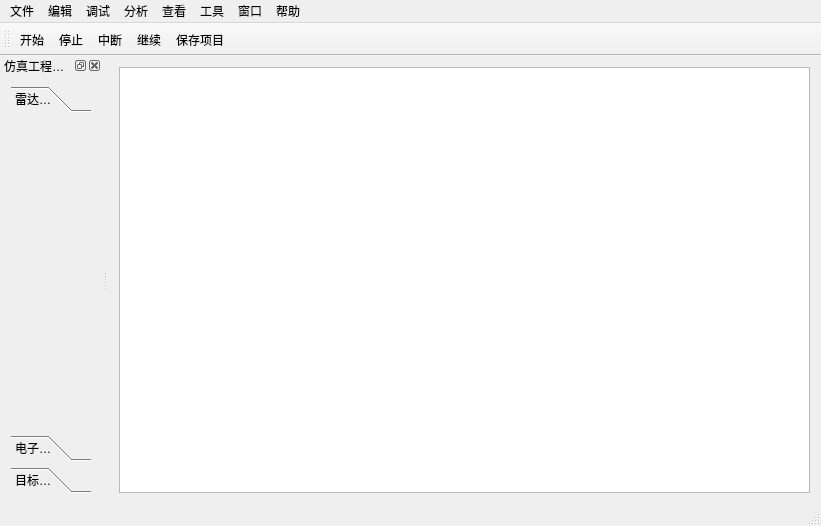
<?xml version="1.0" encoding="UTF-8"?>
<ui version="4.0">
 <class>MainWindow</class>
 <widget class="QMainWindow" name="MainWindow">
  <property name="geometry">
   <rect>
    <x>0</x>
    <y>0</y>
    <width>821</width>
    <height>526</height>
   </rect>
  </property>
  <property name="windowTitle">
   <string>MainWindow</string>
  </property>
  <property name="whatsThis">
   <string>&lt;html&gt;&lt;head/&gt;&lt;body&gt;&lt;p&gt;&lt;span style=&quot; color:#cc0000;&quot;&gt;main board&lt;/span&gt;&lt;/p&gt;&lt;/body&gt;&lt;/html&gt;</string>
  </property>
  <widget class="QWidget" name="centralWidget">
   <layout class="QGridLayout" name="gridLayout_2">
    <item row="0" column="0">
     <widget class="QGraphicsView" name="graphicsView"/>
    </item>
   </layout>
  </widget>
  <widget class="QMenuBar" name="menuBar">
   <property name="geometry">
    <rect>
     <x>0</x>
     <y>0</y>
     <width>821</width>
     <height>21</height>
    </rect>
   </property>
   <widget class="QMenu" name="menu">
    <property name="title">
     <string>查看</string>
    </property>
    <addaction name="actionOpenGL"/>
    <addaction name="actionCurve"/>
    <addaction name="actionEquip"/>
    <addaction name="actionToolsBar"/>
   </widget>
   <widget class="QMenu" name="menu_2">
    <property name="title">
     <string>文件</string>
    </property>
    <addaction name="actionopenproject"/>
    <addaction name="actionopenfile"/>
    <addaction name="actionrecentproject"/>
    <addaction name="separator"/>
    <addaction name="actionsaveproject"/>
    <addaction name="actionsaveallproject"/>
    <addaction name="separator"/>
    <addaction name="actioncloseproject"/>
    <addaction name="actioncloseallproject"/>
    <addaction name="actionexit"/>
   </widget>
   <widget class="QMenu" name="menu_3">
    <property name="title">
     <string>编辑</string>
    </property>
    <addaction name="actionredo"/>
    <addaction name="actionundo"/>
    <addaction name="actiondelete"/>
    <addaction name="actionedit"/>
   </widget>
   <widget class="QMenu" name="menu_4">
    <property name="title">
     <string>调试</string>
    </property>
    <addaction name="actionstart"/>
    <addaction name="actionstop"/>
    <addaction name="actioninterrupt"/>
    <addaction name="actioncontinue"/>
   </widget>
   <widget class="QMenu" name="menu_5">
    <property name="title">
     <string>分析</string>
    </property>
   </widget>
   <widget class="QMenu" name="menu_6">
    <property name="title">
     <string>工具</string>
    </property>
    <addaction name="actionoption"/>
   </widget>
   <widget class="QMenu" name="menu_7">
    <property name="title">
     <string>窗口</string>
    </property>
    <addaction name="actionfullScreen"/>
   </widget>
   <widget class="QMenu" name="menu_8">
    <property name="title">
     <string>帮助</string>
    </property>
    <addaction name="actionabout"/>
    <addaction name="actionhelp"/>
   </widget>
   <addaction name="menu_2"/>
   <addaction name="menu_3"/>
   <addaction name="menu_4"/>
   <addaction name="menu_5"/>
   <addaction name="menu"/>
   <addaction name="menu_6"/>
   <addaction name="menu_7"/>
   <addaction name="menu_8"/>
  </widget>
  <widget class="QToolBar" name="mainToolBar">
   <property name="windowTitle">
    <string>状态栏</string>
   </property>
   <attribute name="toolBarArea">
    <enum>TopToolBarArea</enum>
   </attribute>
   <attribute name="toolBarBreak">
    <bool>false</bool>
   </attribute>
   <addaction name="actionstart"/>
   <addaction name="actionstop"/>
   <addaction name="actioninterrupt"/>
   <addaction name="actioncontinue"/>
   <addaction name="actionsaveproject"/>
  </widget>
  <widget class="QStatusBar" name="statusBar"/>
  <widget class="QDockWidget" name="dockWidget">
   <property name="sizePolicy">
    <sizepolicy hsizetype="Expanding" vsizetype="Preferred">
     <horstretch>0</horstretch>
     <verstretch>0</verstretch>
    </sizepolicy>
   </property>
   <property name="floating">
    <bool>false</bool>
   </property>
   <property name="windowTitle">
    <string>仿真工程元素</string>
   </property>
   <attribute name="dockWidgetArea">
    <number>1</number>
   </attribute>
   <widget class="QWidget" name="dockWidgetContents">
    <layout class="QGridLayout" name="gridLayout">
     <item row="0" column="0">
      <widget class="QToolBox" name="toolBox">
       <property name="currentIndex">
        <number>0</number>
       </property>
       <widget class="QWidget" name="radar">
        <property name="geometry">
         <rect>
          <x>0</x>
          <y>0</y>
          <width>80</width>
          <height>345</height>
         </rect>
        </property>
        <attribute name="label">
         <string>雷达设备</string>
        </attribute>
       </widget>
       <widget class="QWidget" name="ecm">
        <property name="geometry">
         <rect>
          <x>0</x>
          <y>0</y>
          <width>80</width>
          <height>345</height>
         </rect>
        </property>
        <attribute name="label">
         <string>电子对抗设备</string>
        </attribute>
       </widget>
       <widget class="QWidget" name="object">
        <property name="geometry">
         <rect>
          <x>0</x>
          <y>0</y>
          <width>80</width>
          <height>345</height>
         </rect>
        </property>
        <attribute name="label">
         <string>目标设备</string>
        </attribute>
       </widget>
      </widget>
     </item>
    </layout>
   </widget>
  </widget>
  <action name="actionOpenGL">
   <property name="text">
    <string>OpenGL</string>
   </property>
  </action>
  <action name="actionabout">
   <property name="text">
    <string>关于</string>
   </property>
  </action>
  <action name="actionhelp">
   <property name="text">
    <string>帮助</string>
   </property>
  </action>
  <action name="actionfullScreen">
   <property name="text">
    <string>全屏</string>
   </property>
  </action>
  <action name="actionoption">
   <property name="text">
    <string>选项</string>
   </property>
  </action>
  <action name="actionstart">
   <property name="text">
    <string>开始</string>
   </property>
  </action>
  <action name="actionstop">
   <property name="text">
    <string>停止</string>
   </property>
  </action>
  <action name="actioninterrupt">
   <property name="text">
    <string>中断</string>
   </property>
  </action>
  <action name="actioncontinue">
   <property name="text">
    <string>继续</string>
   </property>
  </action>
  <action name="actionredo">
   <property name="text">
    <string>重做</string>
   </property>
  </action>
  <action name="actionundo">
   <property name="text">
    <string>撤销</string>
   </property>
  </action>
  <action name="actiondelete">
   <property name="text">
    <string>删除设备</string>
   </property>
  </action>
  <action name="actionedit">
   <property name="text">
    <string>编辑设备</string>
   </property>
  </action>
  <action name="actionopenproject">
   <property name="text">
    <string>打开工程</string>
   </property>
  </action>
  <action name="actionopenfile">
   <property name="text">
    <string>打开文件</string>
   </property>
  </action>
  <action name="actionrecentproject">
   <property name="text">
    <string>近期项目</string>
   </property>
  </action>
  <action name="actionsaveproject">
   <property name="text">
    <string>保存项目</string>
   </property>
  </action>
  <action name="actioncloseproject">
   <property name="text">
    <string>关闭项目</string>
   </property>
  </action>
  <action name="actioncloseallproject">
   <property name="text">
    <string>关闭所有工程</string>
   </property>
  </action>
  <action name="actionsaveallproject">
   <property name="text">
    <string>保存所有项目</string>
   </property>
  </action>
  <action name="actionexit">
   <property name="text">
    <string>退出</string>
   </property>
  </action>
  <action name="actionCurve">
   <property name="text">
    <string>动态曲线</string>
   </property>
  </action>
  <action name="actionEquip">
   <property name="checkable">
    <bool>true</bool>
   </property>
   <property name="checked">
    <bool>true</bool>
   </property>
   <property name="text">
    <string>装备栏</string>
   </property>
  </action>
  <action name="actionToolsBar">
   <property name="checkable">
    <bool>true</bool>
   </property>
   <property name="checked">
    <bool>true</bool>
   </property>
   <property name="text">
    <string>工具栏</string>
   </property>
  </action>
 </widget>
 <layoutdefault spacing="6" margin="11"/>
 <resources/>
 <connections/>
</ui>
